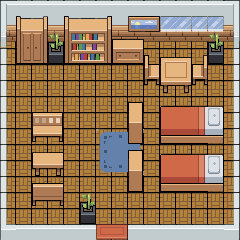

Below is a game level as drawn by its tile map, then a one-line description and the .tmx that defines it (tile-layer data replaced by summaries):
An orthogonal 15x15 tile map with 16x16 px tiles, 13 tile layers (sol, tapis, mur, fenetre, ...), 3 tilesets.

<map version="1.0" orientation="orthogonal" renderorder="right-down" width="15" height="15" tilewidth="16" tileheight="16" nextobjectid="1">
 <tileset firstgid="1" name="indoor_free_tileset__" tilewidth="15" tileheight="15" tilecount="820" columns="41">
  <image source="indoor_free_tileset__.png" width="624" height="304" />
 </tileset>
 <tileset firstgid="821" name="public_indoor_tileset3" tilewidth="16" tileheight="16" tilecount="2516" columns="74">
  <image source="public_indoor_tileset3.png" width="1198" height="558" />
 </tileset>
 <tileset firstgid="3337" name="public_indoor_tileset4" tilewidth="16" tileheight="16" tilecount="2516" columns="74">
  <image source="public_indoor_tileset4.png" width="1198" height="558" />
 </tileset>
 <layer name="sol" width="15" height="15">
  <data>[225 cells, 225 non-empty, 1 distinct tile ids]</data>
 </layer>
 <layer name="tapis" width="15" height="15">
  <data>[225 cells, 9 non-empty, 9 distinct tile ids]</data>
 </layer>
 <layer name="mur" width="15" height="15">
  <data>[225 cells, 80 non-empty, 14 distinct tile ids]</data>
 </layer>
 <layer name="fenetre" width="15" height="15">
  <data>[225 cells, 4 non-empty, 2 distinct tile ids]</data>
 </layer>
 <layer name="chaises" width="15" height="15">
  <data>[225 cells, 14 non-empty, 14 distinct tile ids]</data>
 </layer>
 <layer name="table" width="15" height="15">
  <data>[225 cells, 10 non-empty, 10 distinct tile ids]</data>
 </layer>
 <layer name="armoir" width="15" height="15">
  <data>[225 cells, 0 non-empty, 0 distinct tile ids]</data>
 </layer>
 <layer name="meuble" width="15" height="15">
  <data>[225 cells, 16 non-empty, 13 distinct tile ids]</data>
 </layer>
 <layer name="plantes" width="15" height="15">
  <data>[225 cells, 6 non-empty, 2 distinct tile ids]</data>
 </layer>
 <layer name="tapis entrée" width="15" height="15">
  <data>[225 cells, 2 non-empty, 2 distinct tile ids]</data>
 </layer>
 <layer name="biblio" width="15" height="15">
  <data>[225 cells, 9 non-empty, 9 distinct tile ids]</data>
 </layer>
 <layer name="cadre" width="15" height="15">
  <data>[225 cells, 2 non-empty, 2 distinct tile ids]</data>
 </layer>
 <layer name="lit" width="15" height="15">
  <data>[225 cells, 24 non-empty, 12 distinct tile ids]</data>
 </layer>
</map>
